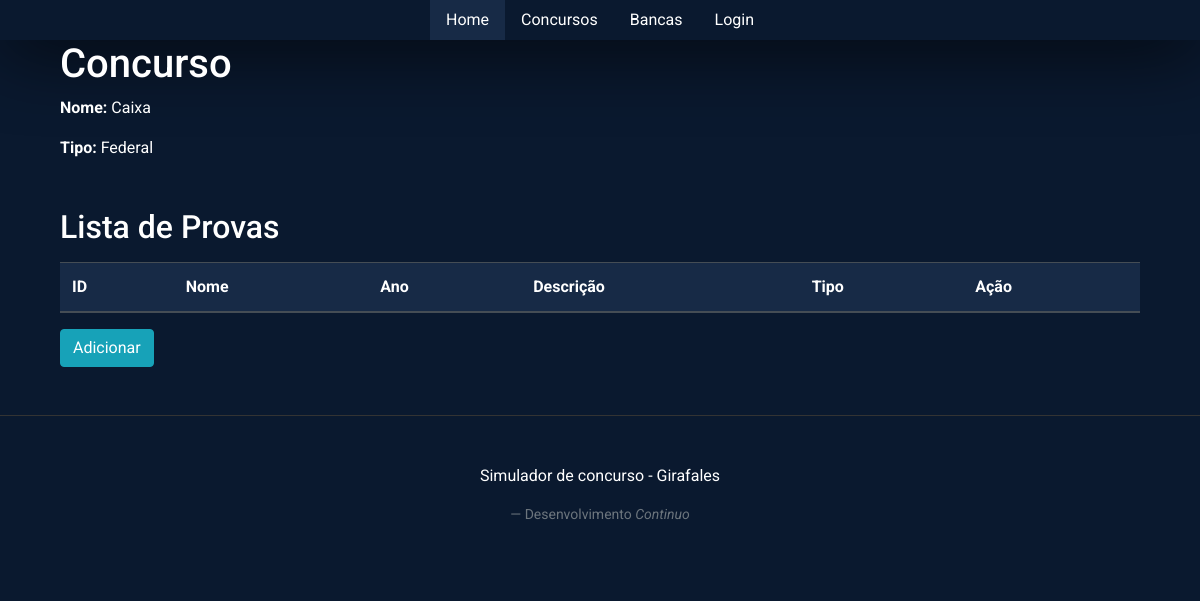
/concursos/contest_view/2, run on an earlier commit of the app's database.
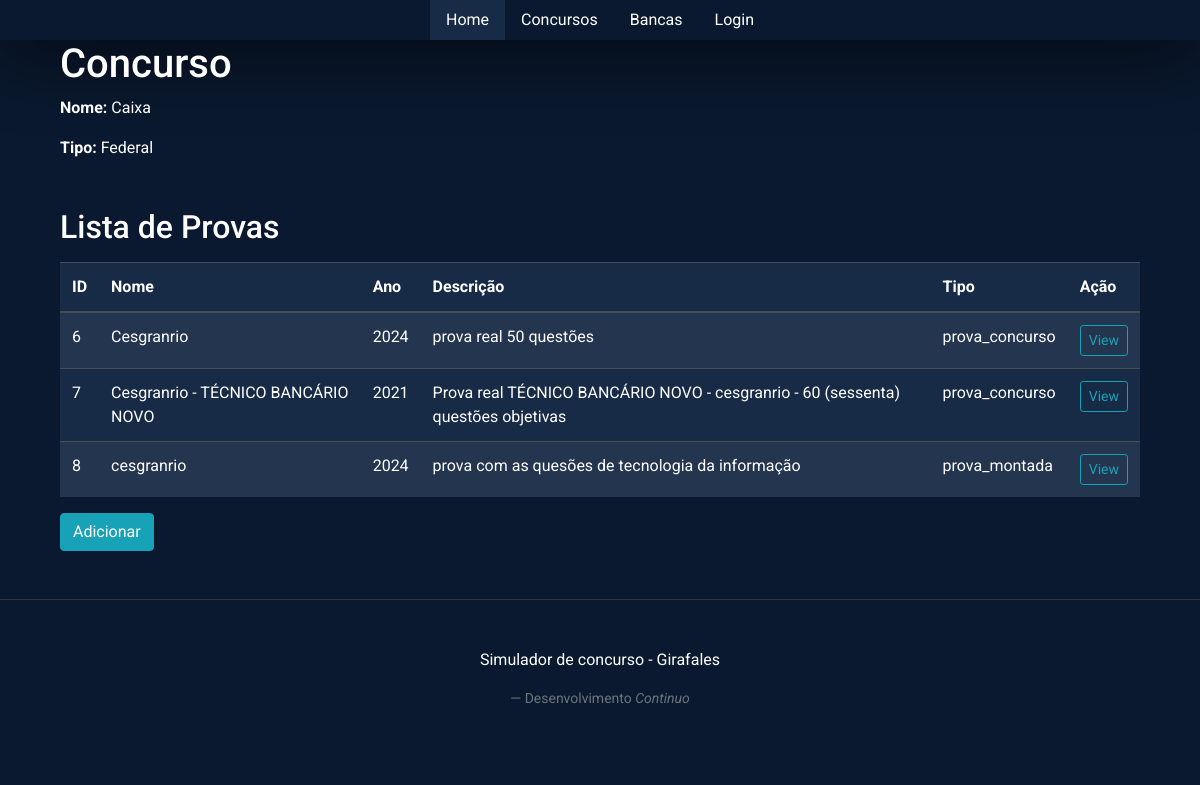
And on a later commit of the database.
### model.py (models this page shows)
class Contest(SQLModel, table=True):
	id: Optional[int] = Field(default=None, primary_key=True)
	name: str
	types: Optional[str]
	exams:List['Exam']=Relationship()

class Exam(SQLModel, table=True):
	id: Optional[int] = Field(default=None, primary_key=True)
	name: str
	year: str
	description: str
	types:str #para indicar se é a prova do concurso ou uma prova montada
	contest_id: int = Field(foreign_key='contest.id')
	questions:List['Question_exam']=Relationship()

### contest.py (the view)
@contest.route('/contest_view/<id>', methods=['GET'])
def view_contest(id):
	contest = model.get_id_contest(id)
	exams = model.get_exam_contest(contest.id)
	return render_template('contest/view_contest.html', contest=contest , exams=exams)

### model.py (called while the page is built)
def get_id_contest(id:int):
	with Session(engine) as session:
		data = session.get(Contest , id)
		return data

def get_exam_contest(contest_id):
	with Session(engine) as session:
		contest = session.get(Contest, contest_id)
		exams = contest.exams
		return exams

### templates/contest/view_contest.html
{% extends "base.html" %}
{% block styles %}
    {{ bootstrap.load_css() }}
    <link rel="stylesheet"
                  href="{{url_for('static', filename='index.css')}}">
{% endblock %}
{% block content %}
<div class="container">
    <div class="container">
        <h1>Concurso</h1>
        <p><strong>Nome:</strong> {{ contest.name }}</p>
        <p><strong>Tipo:</strong> {{ contest.types }}</p>
    </div>
    <div class="container mt-5">
    <h2>Lista de Provas</h2>
    <table class="table table-dark table-striped mt-3">
        <thead>
            <tr>
                <th>ID</th>
                <th>Nome</th>
                <th>Ano</th>
                <th>Descrição</th>
                <th>Tipo</th>
                <th>Ação</th>
            </tr>
        </thead>
        <tbody>
            {% for Exam in exams %}
            <tr>
                <td>{{ Exam.id }}</td>
                <td>{{ Exam.name }}</td>
                <td>{{ Exam.year }}</td>
                <td>{{ Exam.description }}</td>
                <td>{{ Exam.types }}</td>
                <td>
                <a href="{{ url_for('contest.view_exam', id=Exam.id) }}" class="btn btn-sm btn-outline-info">View</a>
                    </td>
            </tr>
            {% endfor %}
        </tbody>
    </table>
        <a href="{{ url_for('contest.create_exam', id=contest.id) }}" class="btn btn-info">Adicionar</a>
</div>
</div>
{% endblock %}

### templates/base.html (shortened to what this page needs)
<!DOCTYPE html>
<html lang="pt-br">
<head>
  <head>
        {% block head %}
                {% block styles %}{% endblock %}
        {% endblock %}
    </head>
<body>
 <ul class="nav justify-content-center">
  <li class="nav-item">
    <a class="nav-link active" aria-current="page" href="{{url_for('admin.index')}}">Home</a>
  </li>
  <li class="nav-item">
    <a class="nav-link" href="{{url_for('contest.index')}}">Concursos</a>
  </li>
  <li class="nav-item">
    <a class="nav-link" href="{{url_for('contest.index')}}">Bancas</a>
  </li>
  <li class="nav-item">
    <a class="nav-link" href="{{url_for('admin.login')}}">Login</a>
  </li>
</ul>
  <div class="content">
  {% block content %}
  {% endblock %}
  </div>
  <footer class="footer bd-footer py-4 py-md-5 mt-5 bg-body-tertiary">
    <p>Simulador de concurso - Girafales</p>
      <footer class="blockquote-footer">Desenvolvimento <cite title="Source Title">Continuo</cite></footer>
  </footer>
</body>
</html>

### templates/base.html (style rules this page uses)
body { font-family: 'Roboto', sans-serif; background-color: #0a192f; color: #ffffff }
.nav-link.active { background-color: #172a46 !important; }
.table { font-family: 'Roboto', sans-serif; background-color: #172a46; color: #ffffff !important; }
.nav-link { color: #ffffff !important; }
.nav { box-shadow: 1px 1px 80px 1px #000; }
.footer { bottom: 0; width: 100%; background-color: #0a192f; padding: 10px 0; text-align: center; border-top: 1px solid #333; }

What changed in the data, as far as the page shows it:
added Exam: id "6", name "Cesgranrio", year "2024", description "prova real 50 questões", types "prova_concurso"
added Exam: id "7", name "Cesgranrio - TÉCNICO BANCÁRIO NOVO", year "2021", description "Prova real TÉCNICO BANCÁRIO NOVO - cesgranrio - 60 (sessenta) questões objetivas", types "prova_concurso"
added Exam: id "8", name "cesgranrio", year "2024", description "prova com as quesões de tecnologia da informação", types "prova_montada"
